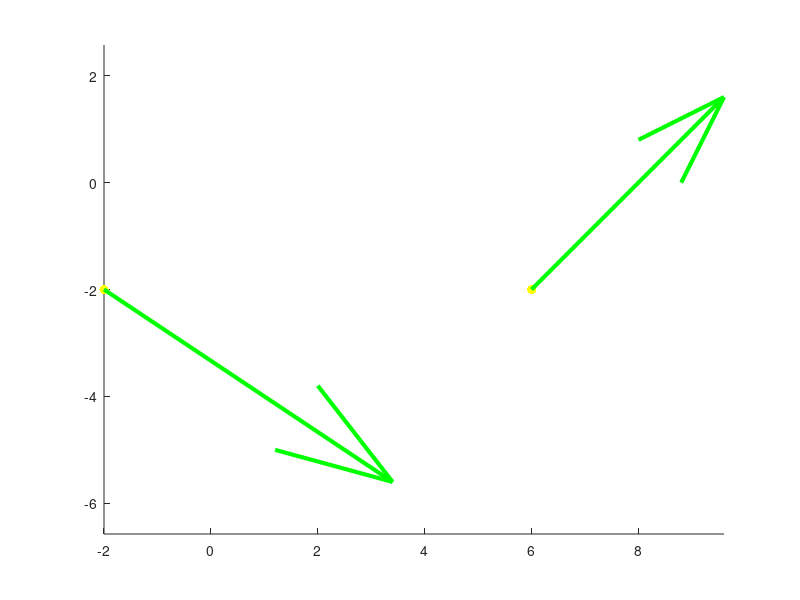

MATLAB code for this plot: (Note: this script raises an error after producing the figure.)
hold on; axis equal;
px =[-2,6];py =[-2,-2]; vx = [6,4];vy=[-4,4];
t0 =0; t1 =1;
plot(px,py,'y.','MarkerSize',20);
quiver(px(1),py(1),vx(1),vy(1),'g','LineWidth',3);
quiver(px(2),py(2),vx(2),vy(2),'g','LineWidth',3);
syms a0 a1 a2 a3 t b0 b1 b2 b3;
%egyenletek bevezetése
ex(t) = a3*t^3+a2*t^2+a1*t+a0; 
ey(t) = b3*t^3+b2*t^2+b1*t+b0;
%egyenletek deriváltja
dx(t) = diff(ex,t);
dy(t) = diff(ey,t);
%egyenletrendszerek
e1 = [ex(t0) == px(1)
      ex(t1) == px(2)
      dx(t0) == vx(1)
      dx(t1) == vx(2)];
e2 = [ey(t1) == py(1)
      ey(t1) == py(2)
      dy(t0) == vy(1)
      dy(t1) == vy(2)];
mx = solve(e1,[a0 a1 a2 a3]);
my= solve(e2,[b0 b1 b2 b3]);
x(t) = subs(ex,[a0 a1 a2 a3],[mx.a0,mx.a1,mx.a2,mx.a3]);
y(t) = subs(ey,[b0 b1 b2 b3],[my.b0,my.b1,my.b2,my.b3]);
fplot(x,y,[t0 t1],'b','LineWidth',3);


%10.feladat
px2= [px(2),14]; py2=[py(2),-4]; vx2=[vx(2),3];vy2= [vy(2),0];
t0=0; t1 = 2;
plot(px2,py2,'y.','MarkerSize',20);
quiver(px2(1),py2(1),vx2(1),vy2(1),'r','LineWidth',3);
quiver(px2(2),py2(2),vx2(2),vy2(2),'r','LineWidth',3);

e3=[ex(t0)==px2(1) ...      %Mivel fentebb már deklaráltunk paramétereket és egyenleteket,
   ex(t1)==px2(2) ...       %Csupán az egyenletrendszert kell átírni az összekötéshez
   dx(t0)==vx2(1) ...
   dx(t1)==vx2(2) ];
e4=[ey(t0)==py2(1) ...
    ey(t1)==py2(2) ... 
    dy(t0)==vy2(1) ...
    dy(t1)==vy2(2) ];

mx2=solve(e3, [a0 a1 a2 a3]);
my2=solve(e4, [b0 b1 b2 b3]);
y2(t)=subs(ey, [b0 b1 b2 b3], [my2.b0 my2.b1 my2.b2 my2.b3]);
x2(t)=subs(ex, [a0 a1 a2 a3], [mx2.a0 mx2.a1 mx2.a2 mx2.a3]);

fplot(x2, y2, [t0 t1], 'y', 'LineWidth', 3);







